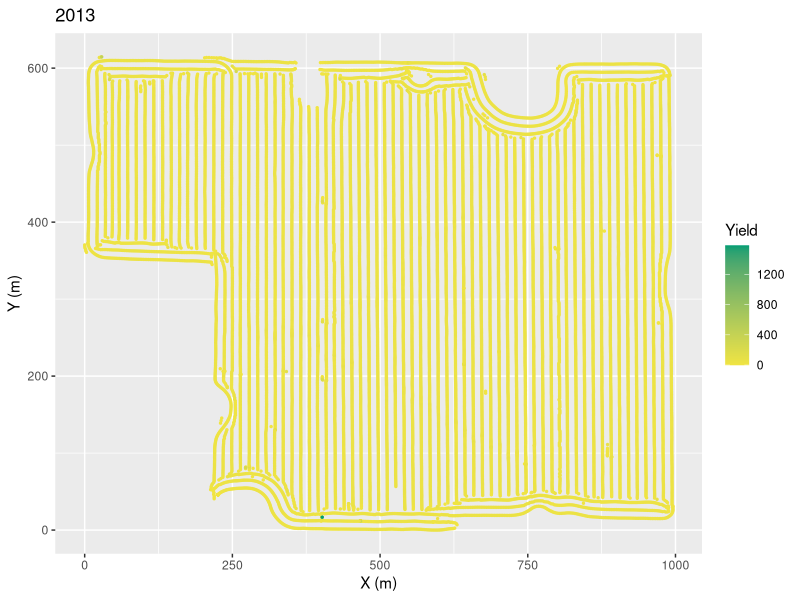
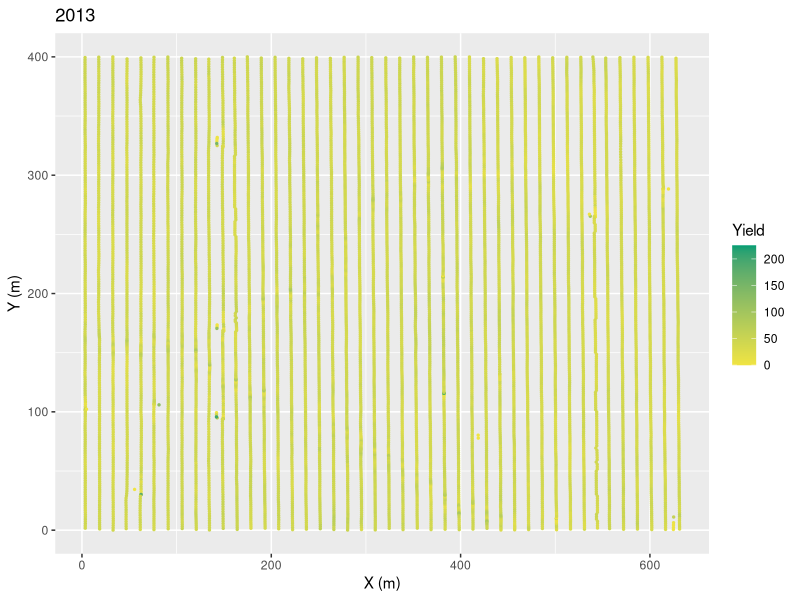
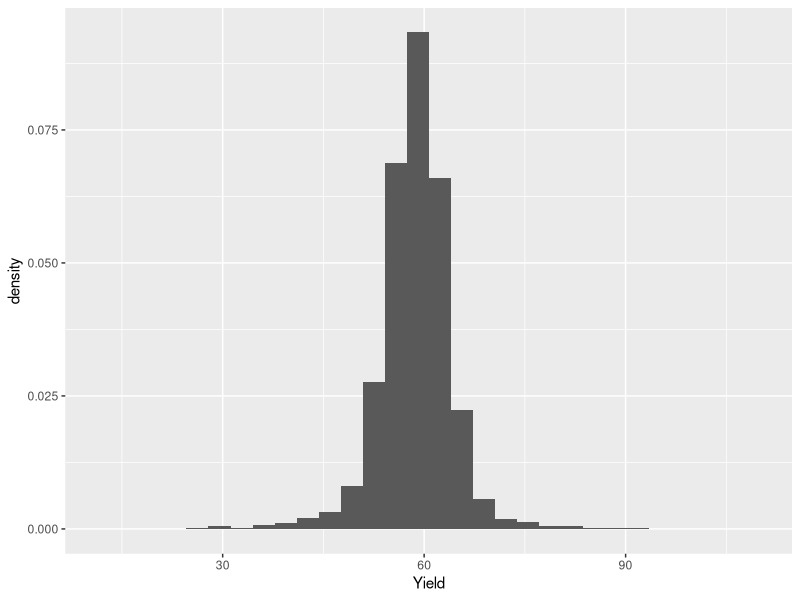
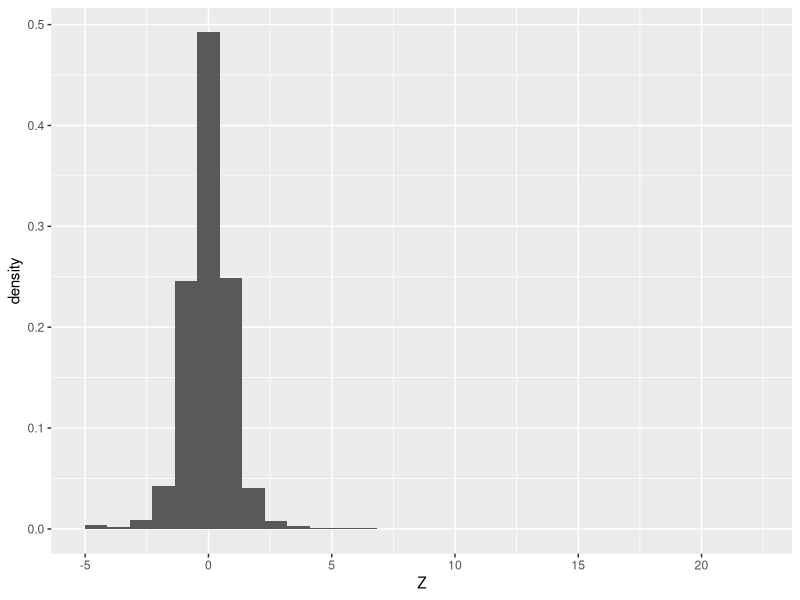
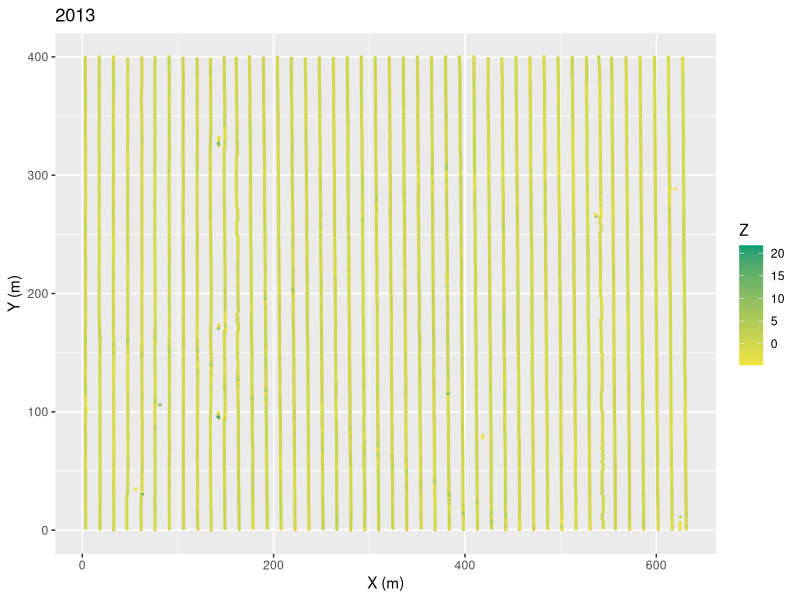
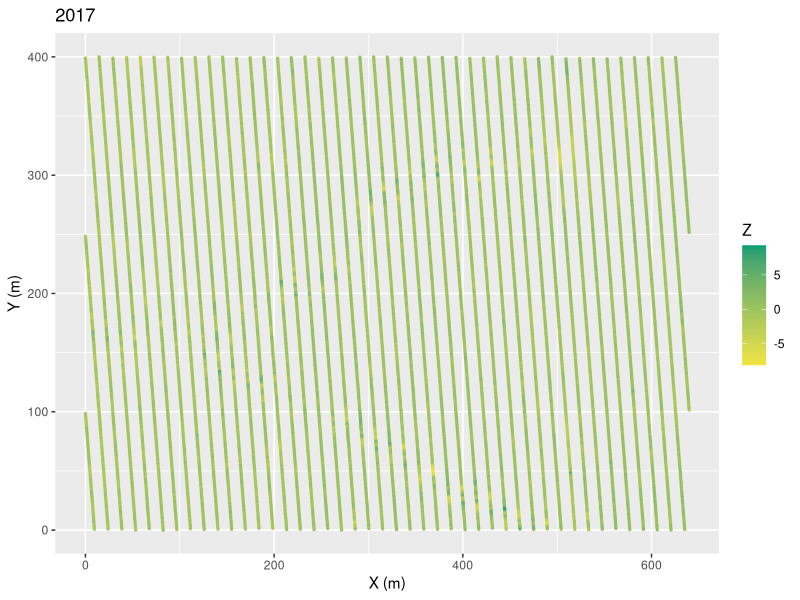
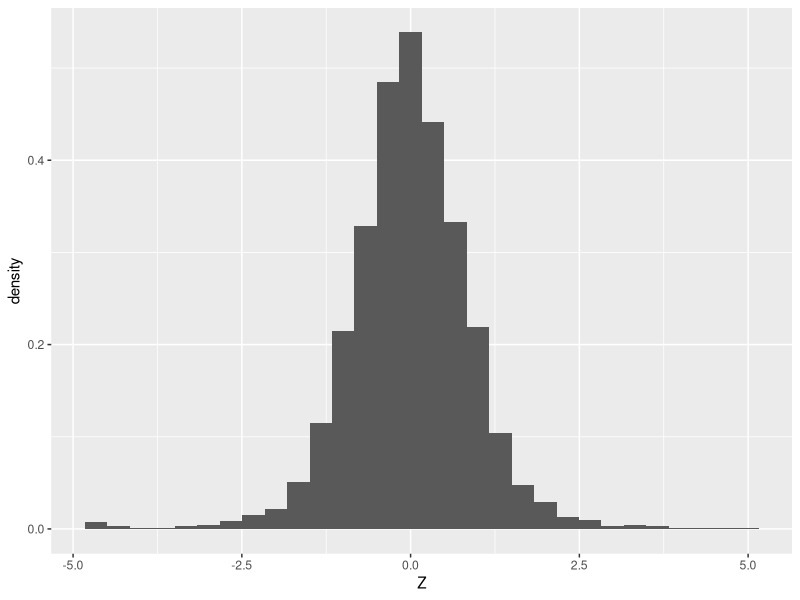
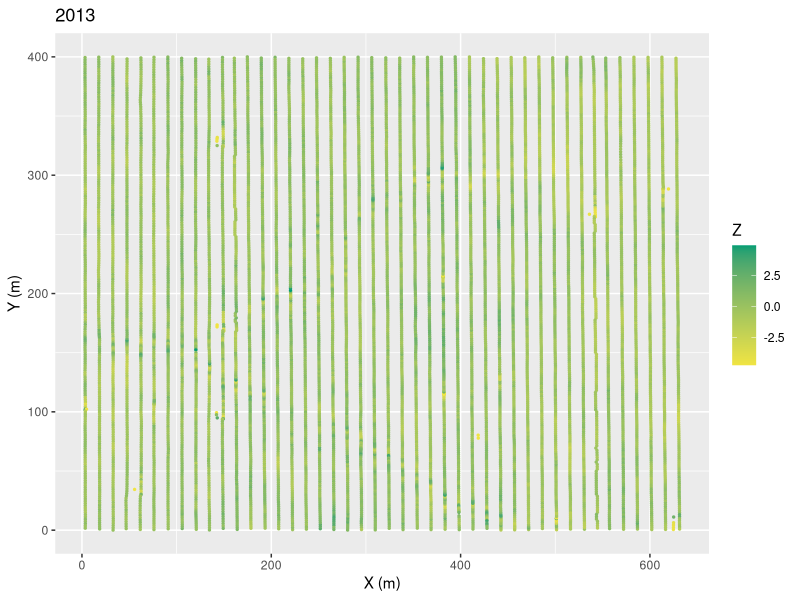

The R script that drew these images, in order:
## ---- chunk 1
knitr::opts_chunk$set(echo = TRUE)
library(ggplot2)
cbPalette <- c("#999999", "#E69F00", "#56B4E9", "#009E73", "#0072B2", "#D55E00", "#F0E442","#CC79A7","#000000","#734f80", "#2b5a74", "#004f39", "#787221", "#003959", "#6aaf00", "#663cd3")
## ---- chunk 2
columns <-c("Group.1","X","Y","VRYIELDVOL","DISTANCE","SWATHWIDTH","Swaths","Heading","WetMass","Moisture")
new.columns <-c("IsoTime","X","Y","Yield","Distance","Swathwidth","Swaths","Heading","WetMass","Moisture")
home.2013.dat <- read.csv('./yield/Home Soybeans 2013.csv')[,columns]
names(home.2013.dat) <- new.columns
home.2013.dat$Year <- 2013

home.2015.dat <- read.csv('./yield/Home Wheat 2015.csv')[,columns]
names(home.2015.dat) <- new.columns
home.2015.dat$Year <- 2015

home.2017.dat <- read.csv('./yield/Home Soybeans 2017.csv')[,columns]
names(home.2017.dat) <- new.columns
home.2017.dat$Year <- 2017

home.2016.dat <- read.csv('./yield/Home Corn 2016.csv')[,columns]
names(home.2016.dat) <- new.columns
home.2016.dat$Year <- 2016

home.2018.dat <- read.csv('./yield/Home Corn 2018.csv')[,columns]
names(home.2018.dat) <- new.columns
home.2018.dat$Year <- 2018
## ---- chunk 3
home.origin <- c(min(c(home.2013.dat$X,home.2015.dat$X,home.2017.dat$X,home.2016.dat$X,home.2018.dat$X)),
                 min(c(home.2013.dat$Y,home.2015.dat$Y,home.2017.dat$Y,home.2016.dat$Y,home.2018.dat$Y)))
## ---- chunk 4
add.metric <- function(data, origin=c(-1,-1)) {
  if(any(origin<0)) {
    origin[1] <- min(data$X)
    origin[2] <- min(data$Y)
  }
  data$Longitude <- data$X - origin[1]
  data$Latitude <- data$Y - origin[2]
  Latitudeid <- (min(data$Y) + max(data$Y))/2
  m_per_deg_lat = 111132.954 - 559.822 * cos( 2.0 * Latitudeid ) + 1.175 * cos( 4.0 * Latitudeid)
  m_per_deg_lon = (3.14159265359/180 ) * 6367449 * cos ( Latitudeid )
  data$Longitude <- data$Longitude*m_per_deg_lon
  data$Latitude <- data$Latitude*m_per_deg_lat
  return(data)
}
## ---- chunk 5
home.2013.dat <- add.metric(home.2013.dat,home.origin)
home.2015.dat <- add.metric(home.2015.dat,home.origin)
home.2017.dat <- add.metric(home.2017.dat,home.origin)
home.2016.dat <- add.metric(home.2016.dat,home.origin)
home.2018.dat <- add.metric(home.2018.dat,home.origin)
## ---- chunk 6
ggplot(home.2013.dat, aes(Longitude,Latitude)) + 
geom_point(aes(colour = Yield),size=.5) + 
scale_colour_gradient(low=cbPalette[7], high=cbPalette[4]) +
labs(colour = "Yield", x="X (m)", y="Y (m)", title = "2013")
## ---- chunk 7
home.2013.dat <- home.2013.dat[home.2013.dat$Longitude>260,]
home.2013.dat <- home.2013.dat[home.2013.dat$Longitude<900,]
home.2013.dat <- home.2013.dat[home.2013.dat$Latitude>100,]
home.2013.dat <- home.2013.dat[home.2013.dat$Latitude<500,]

home.2015.dat <- home.2015.dat[home.2015.dat$Longitude>260,]
home.2017.dat <- home.2017.dat[home.2017.dat$Longitude>260,]
home.2016.dat <- home.2016.dat[home.2016.dat$Longitude>260,]
home.2018.dat <- home.2018.dat[home.2018.dat$Longitude>260,]

home.2015.dat <- home.2015.dat[home.2015.dat$Longitude<900,]
home.2017.dat <- home.2017.dat[home.2017.dat$Longitude<900,]
home.2016.dat <- home.2016.dat[home.2016.dat$Longitude<900,]
home.2018.dat <- home.2018.dat[home.2018.dat$Longitude<900,]

home.2015.dat <- home.2015.dat[home.2015.dat$Latitude>100,]
home.2017.dat <- home.2017.dat[home.2017.dat$Latitude>100,]
home.2016.dat <- home.2016.dat[home.2016.dat$Latitude>100,]
home.2018.dat <- home.2018.dat[home.2018.dat$Latitude>100,]

home.2015.dat <- home.2015.dat[home.2015.dat$Latitude<500,]
home.2017.dat <- home.2017.dat[home.2017.dat$Latitude<500,]
home.2016.dat <- home.2016.dat[home.2016.dat$Latitude<500,]
home.2018.dat <- home.2018.dat[home.2018.dat$Latitude<500,]
## ---- chunk 8
home.2013.dat$Longitude <- home.2013.dat$Longitude - 260
home.2015.dat$Longitude <- home.2015.dat$Longitude - 260
home.2017.dat$Longitude <- home.2017.dat$Longitude - 260
home.2016.dat$Longitude <- home.2016.dat$Longitude - 260
home.2018.dat$Longitude <- home.2018.dat$Longitude - 260

home.2013.dat$Latitude <- home.2013.dat$Latitude - 100
home.2015.dat$Latitude <- home.2015.dat$Latitude - 100
home.2017.dat$Latitude <- home.2017.dat$Latitude - 100
home.2016.dat$Latitude <- home.2016.dat$Latitude - 100
home.2018.dat$Latitude <- home.2018.dat$Latitude - 100
## ---- chunk 9
ggplot(home.2013.dat, aes(Longitude,Latitude)) + 
geom_point(aes(colour = Yield),size=.5) + 
scale_colour_gradient(low=cbPalette[7], high=cbPalette[4]) +
labs(colour = "Yield", x="X (m)", y="Y (m)", title = "2013")
## ---- chunk 10
ggplot(home.2017.dat, aes(Yield, ..density..)) + stat_bin() +
scale_fill_manual(values=cbPalette) 
## ---- chunk 11
yield.z.fn <- function(tbl,rng=3) {
  tbl <- tbl[!is.na(tbl$Yield),]
  yield.mean <- mean(tbl$Yield)
  yield.sd <- sd(tbl$Yield)
  tbl$Z <- (tbl$Yield-yield.mean)/yield.sd
  return(tbl)
}
## ---- chunk 12
home.2013.dat <- yield.z.fn(home.2013.dat)

home.2015.dat <- yield.z.fn(home.2015.dat)
home.2017.dat <- yield.z.fn(home.2017.dat)
home.2016.dat <- yield.z.fn(home.2016.dat)
home.2018.dat <- yield.z.fn(home.2018.dat)
## ---- chunk 13
ggplot(home.2013.dat, aes(Z, ..density..)) + stat_bin() +
scale_fill_manual(values=cbPalette) 
## ---- chunk 14
ggplot(home.2013.dat, aes(Longitude,Latitude)) + 
geom_point(aes(colour = Z),size=.5) + 
scale_colour_gradient(low=cbPalette[7], high=cbPalette[4]) +
labs(colour = "Z", x="X (m)", y="Y (m)", title = "2013")
## ---- chunk 15
ggplot(home.2017.dat, aes(Longitude,Latitude)) + 
geom_point(aes(colour = Z),size=.5) + 
scale_colour_gradient(low=cbPalette[7], high=cbPalette[4]) +
labs(colour = "Z", x="X (m)", y="Y (m)", title = "2017")
## ---- chunk 16
home.2013.dat <- home.2013.dat[abs(home.2013.dat$Z)<5,]

home.2015.dat <- home.2015.dat[abs(home.2015.dat$Z)<5,]
home.2016.dat <- home.2016.dat[abs(home.2016.dat$Z)<5,]
home.2017.dat <- home.2017.dat[abs(home.2017.dat$Z)<5,]
home.2018.dat <- home.2018.dat[abs(home.2018.dat$Z)<5,]
## ---- chunk 17
ggplot(home.2013.dat, aes(Z, ..density..)) + stat_bin() +
scale_fill_manual(values=cbPalette) 
## ---- chunk 18
ggplot(home.2013.dat, aes(Longitude,Latitude)) + 
geom_point(aes(colour = Z),size=.5) + 
scale_colour_gradient(low=cbPalette[7], high=cbPalette[4]) +
labs(colour = "Z", x="X (m)", y="Y (m)", title = "2013")
## ---- chunk 19
ggplot(home.2015.dat, aes(Z, ..density..)) + stat_bin() +
scale_fill_manual(values=cbPalette) 
## ---- chunk 20
ggplot(home.2015.dat, aes(Longitude,Latitude)) + 
geom_point(aes(colour = Z),size=.5) + 
scale_colour_gradient(low=cbPalette[7], high=cbPalette[4]) +
labs(colour = "Z", x="X (m)", y="Y (m)", title = "2015")
## ---- chunk 21
ggplot(home.2017.dat, aes(Z, ..density..)) + stat_bin() +
scale_fill_manual(values=cbPalette) 
## ---- chunk 22
ggplot(home.2017.dat, aes(Yield, ..density..)) + stat_bin() +
scale_fill_manual(values=cbPalette) 
## ---- chunk 23
ggplot(home.2017.dat, aes(Longitude,Latitude)) + 
geom_point(aes(colour = Z),size=.5) + 
scale_colour_gradient(low=cbPalette[7], high=cbPalette[4]) +
labs(colour = "Z", x="X (m)", y="Y (m)", title = "2017")
## ---- chunk 24
ggplot(home.2016.dat, aes(Z, ..density..)) + stat_bin() +
scale_fill_manual(values=cbPalette) 
## ---- chunk 25
ggplot(home.2016.dat, aes(Longitude,Latitude)) + 
geom_point(aes(colour = Z),size=.5) + 
scale_colour_gradient(low=cbPalette[7], high=cbPalette[4]) +
labs(colour = "Z", x="X (m)", y="Y (m)", title = "2016")
## ---- chunk 26
ggplot(home.2018.dat, aes(Z, ..density..)) + stat_bin() +
scale_fill_manual(values=cbPalette) 
## ---- chunk 27
ggplot(home.2018.dat, aes(Longitude,Latitude)) + 
geom_point(aes(colour = Z),size=.5) + 
scale_colour_gradient(low=cbPalette[7], high=cbPalette[4]) +
labs(colour = "Z", x="X (m)", y="Y (m)", title = "2018")
## ---- chunk 28
save(home.2013.dat,home.2015.dat,home.2016.dat,home.2017.dat,home.2018.dat,file="home.squares.Rda")
